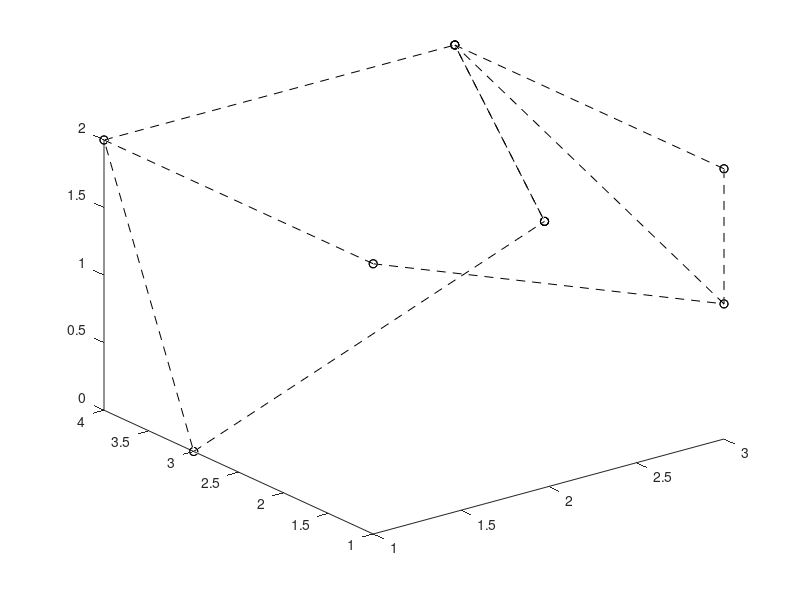

Write the MATLAB code that produced this figure. (Note: this script raises an error after producing the figure.)
n = 3; m = 3;
P = zeros(n,m,3);
P(:,:,1) = [1 3 3; 1 3 3; 1 3 3];
P(:,:,2) = [1 1 1; 4 4 4; 3 3 3];
P(:,:,3) = [2 1 2; 2 2 2; 0 1 1];
plot3(P(:,:,1), P(:,:,2), P(:,:,3), 'k--o'); hold on;
plot3(P(:,:,1)', P(:,:,2)', P(:,:,3)', 'k--o')
knots_u = [zeros(1, n), ones(1, n)];
knots_v = [zeros(1, m), ones(1, m)];
tab = 0:0.05:1;
B_u = spcol(knots_u, n, tab); B_v = spcol(knots_v, m, tab);
surface(:,:,1) = B_u*P(:,:,1)*B_v.';
surface(:,:,2) = B_u*P(:,:,2)*B_v.';
surface(:,:,3) = B_u*P(:,:,3)*B_v.';
surf(surface(:,:,1), surface(:,:,2), surface(:,:,3), 'FaceAlpha', 0.8);
for u0 = 0:0.05:1
    for v0 = 0:0.05:1
        s = deCasteljau2(P, n, m, u0, v0);
        plot3(s(1), s(2), s(3), 'r.', 'markersize', 15)
    end
end
function [s] = deCasteljau2(P, n, m, u0, v0)
    Q = zeros(1, max(n,m), 3);
    if(n>m)
        for j = 1:m
            Q(:,j,:) = deCasteljau1(permute(P(:,j,:),[2 1 3]), n, u0);
        end
        s =  deCasteljau1(Q, m, v0);
    else
        for i = 1:n
            Q(:,i,:) = deCasteljau1(P(i,:,:), m, v0);
        end
        s =  deCasteljau1(Q, n, u0);
    end
end
function [c] = deCasteljau1(P, n, u)
    Q = P;
    for k = 2:n+1
        for i = 1:n-k+1
            Q(:,i,:) = (1-u)*Q(:,i,:)+u*Q(:,i+1,:);
        end
    end
    c = [Q(1,1,1), Q(1,1,2), Q(1,1,3)]';
end